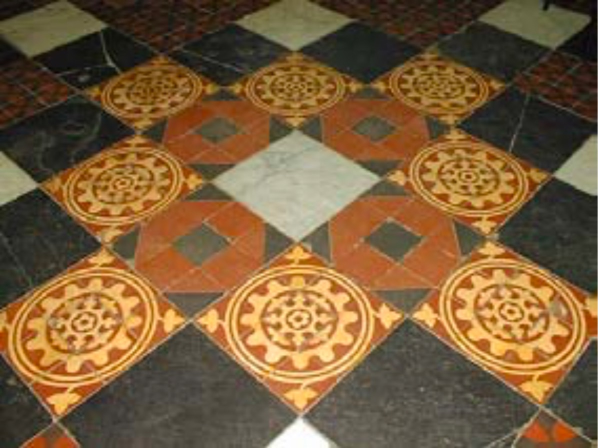
#> input picture pic/3_1.jpg, 1196 x 896 px (shown at 1/2 size)
$ jupyter execute '03-变换的层次和应用.ipynb'   (shell and % lines are left out)
#> lines starting #> are read from the running program, lines starting #| are printed output that depends on the picture; after the words box and inside, x2 and y2 are one past the last pixel; in counts of white or black regions, pixels touching at a corner belong together
# 第3章 变换的层次和应用

[cell 1]
import numpy as np
from matplotlib import pyplot as plt
import cv2
import os

本节将从最一般的射影变换（单应变换）开始，介绍不同层次的变换。从一般到特殊，变换的层次依次为射影变换（Projective transform），仿射变换（Affine transform），相似变换（Similarity transform）， 欧式变换（Euclidean transform）。

由前面我们已经知道，最一般的射影变换$H$是一个$3×3$的矩阵。通过特殊化矩阵$H$的形式，可以得到不同层次的变换。原书中的下表总结了各种变换矩阵的形式。其中，$A=[a_{ij}]$是2×2的可逆矩阵，$R=[r_{ij}]$是2D旋转矩阵，$t=(t_x, t_y)^T$是2D平移矢量。仿射变换（6自由度）介于相似变换（4自由度）和射影变换（8自由度）之间。（**注意，这里列表中是点的变换，即$x'=Hx$,要实现线方程$l$的变换，因为$l^Tx=0$，变换后点仍在线上，有$l'^T Hx=0$，有$l'^TH=l^T$，所以有$l'=H^{-T}l$**.）

<font color=#A9A9A9 size=2><center>变换的层次 </center></font>

书中提供的实例能帮助直观理解不同的变换。图a是欧式或者相似变换，也就是日常所说的『旋转』『缩放』操作。图b是仿射变换，园被映射为了椭圆，地砖的直角也不再是90度。图c是射影变换，出现了平时摄影作品中的『近大远小』，平行线汇聚（***无穷远点被映射成了有限点***！这点很重要）。

<font color=#A9A9A9 size=2><center>变换层次的实例 </center></font>

### 不变量
***不变量***是在某种变换之下保持不变的元素。上面的表格『不变性质』列举了各种变换下的不变量。其中一些不变量是容易理解的，比如旋转变化下（欧式）物体的面积，角度都不会发生变化。其中的，**交比**，**无穷远性质**和**虚圆点**比较难理解。
不变量在多视几何中有重要的应用，下面分别介绍一些不变量。

### 交比
交比是在射影变换下的不变量。参考下图，交比的定义为：$Cross(A,B,C,D)=\frac{AC}{AD}:\frac{BC}{BD}$.交比不变即是指的在射影变换下
$$\frac{AC}{AD}:\frac{BC}{BD} = \frac{A'C'}{A'D'}:\frac{B'C'}{B'D'}$$

<font color=#A9A9A9 size=2><center>Robotics: Perception from Coursera </center></font>
利用交比，可以通过图像中已知长度的元素，实现其他位置的测距。下面考察一个利用交比不变性确定无穷远线的例子。如下图所示有
$$\frac{A'C'}{A'D'}:\frac{B'C'}{B'D'}=\frac{AC}{AD}:\frac{BC}{BD}$$
因为$D$点为无穷远点，所以有
$$\frac{A'C'}{A'D'}:\frac{B'C'}{B'D'}=\frac{AC}{BC} = 2$$
带入$A',B',C'$的像素坐标，即可得到求的$D'$的像素坐标；同样的方法能够求的另外一个方向的无穷远点，连接两个无穷远点即得到无穷远线。不借助任何平行线，也没有利用相机的内外参，仅仅利用图像中的一些几何信息，我们就得到了图像中的无穷远线。

<font color=#A9A9A9 size=2><center>利用交比找无穷远线 </center></font>

### 无穷远线
无穷远线（或者点）是在仿射变换下的不变量。从上面的地砖的例子可以直观感受到，仿射变换带来的是一种『压扁』的效果，平行线仍然保持平行，不会有交点。从数学上也能简单地说明这一点。无穷远点$(x_1,x_2,0)^T$乘以一个仿射矩阵$\left[ \begin{array} {cc}
A, t\\
{\bf0}, 1\\
\end{array} \right]$,因为仿射矩阵最后一行为$(0,0,1)$,所以点坐标最后一维仍为0，是一个无穷远点。相应的，无穷远点所在的无穷远线也保持不变。
由此可知，一旦辨认出了射影变换下的无穷远线${\bf{l_\infty}}=(0,0,1)^T$的位置，将其变换回无穷远处，即可恢复到仿射结构，即图像和最初的原图只相差一个仿射变换。

**例：对图像进行射影矫正（只差一个仿射变换）**

下面用具体的例子说明如何进行射影矫正使得图像和原图只差一个仿射变换。假设已经求得射影变换下的无穷远线的像为$l=(l_1,l_2,l_3)$，那么一个能把$(0,0,1)$映射到该像的变换是
$$\left[ \begin{array} {c}
l_1\\
l_2\\
l_3\\
\end{array} \right]=\left[ \begin{array} {ccc}
1& 0& l_1\\
0& 1& l_2\\
0& 0& l_3\\
\end{array} \right]\left[ \begin{array} {c}
0\\
0\\
1\\
\end{array} \right]$$
该变换矩阵$H$实现了无穷远线从仿射变换到射影变换，相应的$H^{-1}$实现从射影变换恢复到仿射结构（即平行线恢复平行而不是相交）。要实现图像的矫正，要应用点的变换，变换矩阵为$(H^{-1})^{-T}$，即$H^T$.需要说明的是，这里的变换$H$并不是唯一的，任何一个$H_AH^T$都能恢复到仿射变换（$H_A$是仍任意仿射变换）。用例子中的图片从直观上理解，只要将标语恢复为任何形式的『平行四边形』均可实现射影矫正。

[cell 2]
img = cv2.imread("./pic/3_1.jpg")
#> img is the input picture: shape (896, 1196, 3); mean B, G, R 58.8, 93.7, 122.9
A = np.array([602, 830, 1])
B = np.array([1105, 349, 1])
C = np.array([590, 98, 1])
D = np.array([75, 370, 1])
points = [A,B,C,D]
for p in points:
    cv2.circle(img, (int(p[0]), int(p[1])), 10, (0,0,255), -1)
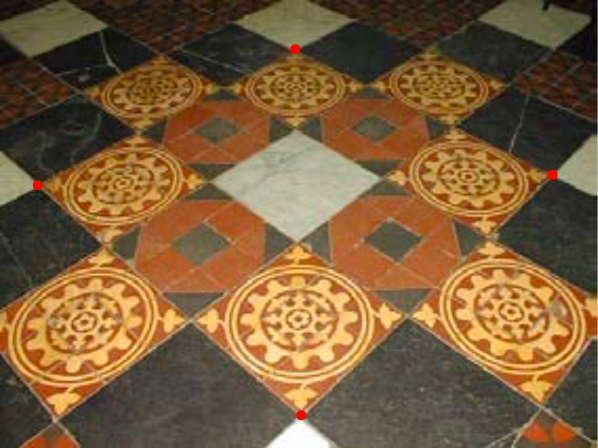
#> img: shape (896, 1196, 3) (shown at 1/2 size); 0.12% of pixels changed, all inside (x1, y1, x2, y2) = (65, 88, 1116, 841)
plt.figure(figsize=(10,10))
plt.imshow(img[:,:,::-1])

[cell 3]
# 求两个组平行线诱导的无穷远点
l11 = np.cross(A, B)
l12 = np.cross(C, D)
vanish_point1 = np.cross(l11, l12)
vanish_point1 = vanish_point1 / vanish_point1[2]
l21 = np.cross(A, D)
l22 = np.cross(C, B)
vanish_point2 = np.cross(l21, l22)
vanish_point2 = vanish_point2 / vanish_point2[2]
#求无穷远线
vanish_line = np.cross(vanish_point1, vanish_point2)
vanish_line = vanish_line / vanish_line[2]

#一个能使图像中的无穷远线映射回（0，0，1）T的变换是
H = np.array([[1, 0, 0],
              [0, 1, 0],
              [vanish_line[0], vanish_line[1], vanish_line[2]]])
#缩放图片加速
scale = 5
rectify_img = np.zeros([int(img.shape[0] / scale), int(img.shape[1] / scale),3],np.uint8)
w = img.shape[1]
h = img.shape[0]
for i in range(0, rectify_img.shape[0], 1):
        for j in range(0, rectify_img.shape[1], 1):
            p = np.array([j * scale, i * scale, 1])
            p_rectify = np.linalg.inv(H).dot(p)
            p_rectify = p_rectify / p_rectify[2]
            if int(p_rectify[1]) > 0 and \
             int(p_rectify[1]) < h and \
             int(p_rectify[0]) > 0 and \
             int(p_rectify[0]) < w:
                rectify_img[i][j] = img[int(p_rectify[1])][int(p_rectify[0])]
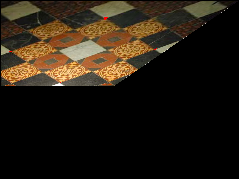
#> rectify_img: shape (179, 239, 3); mean B, G, R 17.3, 28, 36.4
plt.figure(figsize=(12,12))
plt.imshow(rectify_img[:,:,::-1])

### 虚圆点(circular points)
虚圆点是在相似变换下的不变量，坐标为$(1,i,0)^T$和$(1,-i,0)^T$.

通过具体的说明来理解虚圆点。圆是一种常见的二次曲线，两个圆相交于两个交点。在相似变换下，圆仍然是一个圆（也许半径会发生变化），所以两个圆仍然相交于两个交点。当仿射变换作用于图像时，圆变为椭圆，两个椭圆会产生四个交点。说明两个圆本身应该有4个交点，多出来的两个交点正是『虚圆点』，而这两个虚圆点在相似变换的空间只是不那么"显式可见"。由圆的方程
$$(x-aw)^2 + (y-bw)^2 = r^2w^2$$
可知，任意两个圆除了能通过联立方程求出两个实数域的交点之外，还有两个点$(1,i,0)^T$和$(1,-i,0)^T$是所有圆都会经过的点，也就是两个圆的另外两个交点。它们最后一维度的坐标是0，也是在无穷远处的点。

我们用前面矫正射影变换的仿射不变量来类比一下。仿射变换（相似变换）下平行线（两个圆）的"不可见"交点无穷远点（虚圆点），通过射影变换（仿射变换）使得平行线相交（圆变成椭圆），无穷远点（虚圆点）能够在图像上被辩识。

与虚圆点对应的二次曲线叫做**对偶二次曲线**，方程为
$${\bf{C^*_\infty}}=\left[ \begin{array} {ccc}
1,0,0\\
0,1,0\\
0,0,0\\
\end{array} \right]$$
能够证明，对偶二次曲线相似变换下保持不变。下面介绍一个恢复到欧式变换的例子。

**例：恢复图像度量性质（只差一个相似变换）**

在欧式空间下，直线$l=(l_1,l_2,l_3)^T$和$m=(m_1,m_2,m_3)^T$的夹角为
$$cos{\theta} = \frac{l_1m_1+l_2m_2}{\sqrt{(l_1^2 +l_2^2)(m_1^2+m_2^2)}}$$
通过引入对偶二次曲线，在射影空间下的夹角可以写作
$$cos{\theta} = \frac{\bf{l^TC^*_\infty m}}{\sqrt{(\bf{l^TC^*_\infty l})(\bf m^TC^*_\infty m)}}$$
容易证明，上式在射影变换下是不变的。（带入在点的变换$x^{'}=Hx$下, 线变换$l^{'}=H^{-T}l$，二次曲线变换$C^{*'}=HC^*H^T$即可）。也就是说，如果直线$l$和$m$正交，则有
$$\bf{l^TC^*_\infty m}=0$$
经过射影变换后，仍然有
$$\bf{l^{'T} C^*_\infty m^{'}}=0$$
利用这个性质，我们就能在图象上辨认出对偶二次曲线的像，将其变换回对偶二次曲线方程的变换，就能使得图像恢复度量性质。
对于平面上的每一组互相垂直的直线，都能提供一组约束。使用和第一章同样的方法，就能求的像的二次曲线方程。

[cell 4]
img = cv2.imread("./pic/3_1.jpg")
A = np.array([602, 830, 1])
B = np.array([1105, 349, 1])
C = np.array([590, 98, 1])
D = np.array([75, 370, 1])
E = np.array([422, 365, 1])
F = np.array([381, 640, 1])
G = np.array([594, 482, 1])
H = np.array([766, 355, 1])
I = np.array([592, 254, 1])
points = [A,B,C,D,E,F,G,H,I]
text = ["A","B","C","D","E","F","G","H","I"]
for index,p in enumerate(points):
    cv2.circle(img, (int(p[0]), int(p[1])), 10, (0,0,255), -1)
    cv2.putText(img, text[index],(int(p[0]), int(p[1])), cv2.FONT_HERSHEY_SIMPLEX, 2, (0,255,255), 3)
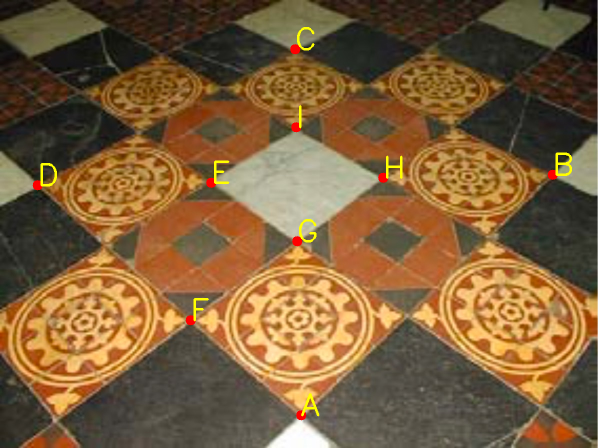
#> img: shape (896, 1196, 3) (shown at 1/2 size); 0.68% of pixels changed, all inside (x1, y1, x2, y2) = (65, 54, 1144, 841)
plt.figure(figsize=(10,10))
plt.imshow(img[:,:,::-1])

[cell 5]
from numpy.linalg import svd
l1 = np.cross(A, D)
l2 = np.cross(C, D)
l3 = np.cross(C, B)
l4 = np.cross(A, B)
l5 = np.cross(E, D)
l6 = np.cross(E, F)
l7 = np.cross(E, G)
l8 = np.cross(G, H)
l9 = np.cross(H, I)
l10 = np.cross(E, I)

#一共5组垂直直线，(l1,l2),(l3,l4),(l5,l6),(l7,l8),(l9,l10)
lines =[(l1,l2),(l3,l4),(l5,l6),(l7,l8),(l9,l10)]
A_ = []
for l in lines:
    constrain = [l[0][0]*l[1][0], \
                 (l[0][0]*l[1][1] + l[0][1]*l[1][0])/2, \
                 l[0][1]*l[1][1], \
                 (l[0][0]*l[1][2] + l[0][2]*l[1][0])/2, \
                 (l[0][1]*l[1][2] + l[0][2]*l[1][1])/2, \
                 l[0][2]*l[1][2]]
    A_.append(constrain)
A_ = np.array(A_)
u, s, vT = np.linalg.svd(A_)
v = vT.T
c = v[:,-1]
#二次曲线在射影图像上的像
C_matrix = np.array([[c[0],  c[1]/2, c[3]/2],
                     [c[1]/2,c[2],   c[4]/2],
                     [c[3]/2,c[4]/2, c[5]]])
U, S, VT = np.linalg.svd(C_matrix)

[cell 6]
#让S变为[1,1,0]的形式
from tqdm import tqdm
scale = np.array([[np.sqrt(1.0/S[0]), 0, 0],
                 [0, np.sqrt(1.0/S[1]), 0],
                 [0, 0, 1]])
H_ = np.array(U).dot(scale)
w = img.shape[1]
h = img.shape[0]
points = []
origin = []
print("计算点的变换...")
for i in tqdm(range(0, img.shape[0], 1)):
        for j in range(0, img.shape[1], 1):
            p = np.array([j, i, 1])
            p_rectify = H_.T.dot(p)#注意二次曲线的变换要转换为点的变换
            p_rectify = p_rectify / p_rectify[2]
            points.append([p_rectify[0], p_rectify[1]])
            origin.append([i,j])
#> after the loop, origin = 1071616 items; points = 1071616 items
points = np.array(points)
#> points = 1071616 pairs, first value -1287.5 to 88.96, second value -1508.4 to 0.00145
min_x = np.min(points)
#> min_x = -1508.4
max_x = np.max(points)
#> max_x = 88.96
rectify_img = np.zeros([int(max_x - min_x + 1), int(max_x - min_x + 1), 3], np.uint8)
for i, p in enumerate(points):
    rectify_img[int(p[1]-min_x)][int(p[0]-min_x)] = img[origin[i][0]][origin[i][1]]
#> this loop made 1071616 passes
#> p on passes 1 to 3: [-0.000165, 0.00145], [-1.01, -0.34], [-2.01, -0.682]
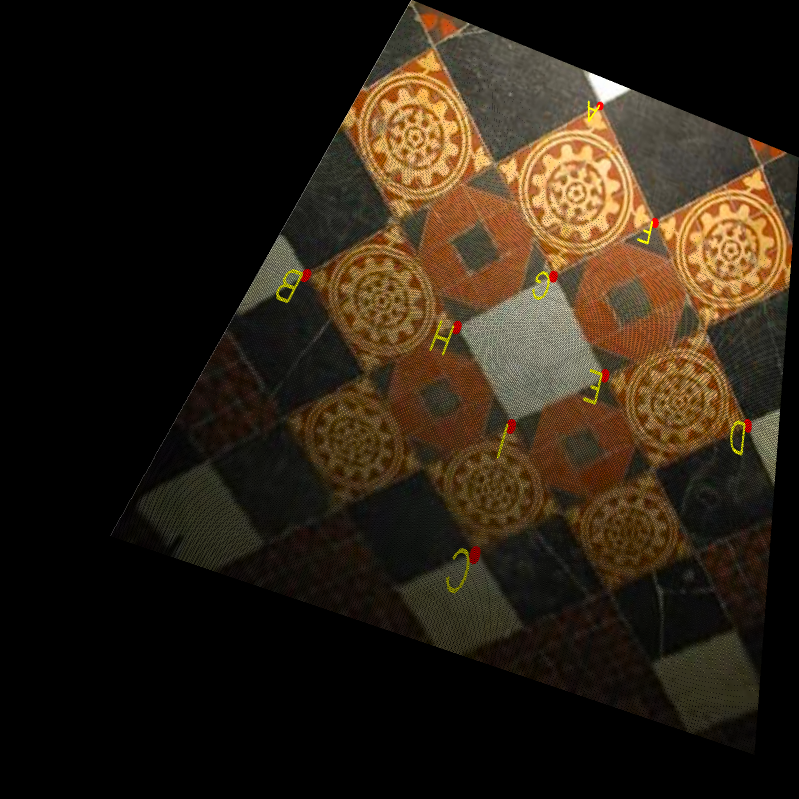
#> rectify_img: shape (1598, 1598, 3) (shown at 1/2 size); mean B, G, R 19.9, 32.5, 42.9
plt.figure(figsize=(12,12))
plt.imshow(rectify_img[:,:,::-1])

$ run again, with pic/1_1.jpg copied over pic/3_1.jpg
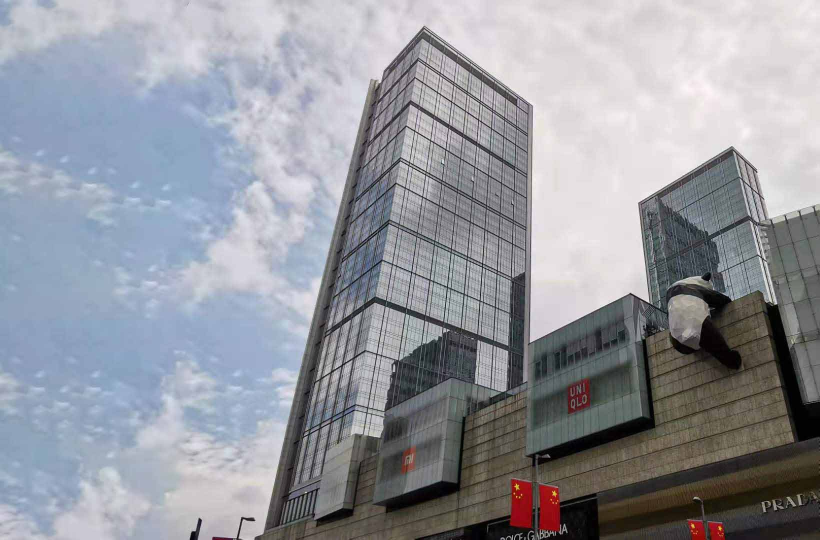
#> input picture pic/1_1.jpg, 1639 x 1080 px (shown at 1/2 size)
#> img is the input picture: shape (1080, 1639, 3); mean B, G, R 158.4, 151, 148.8
#> after the loop `for index,p in enumerate(points):`:
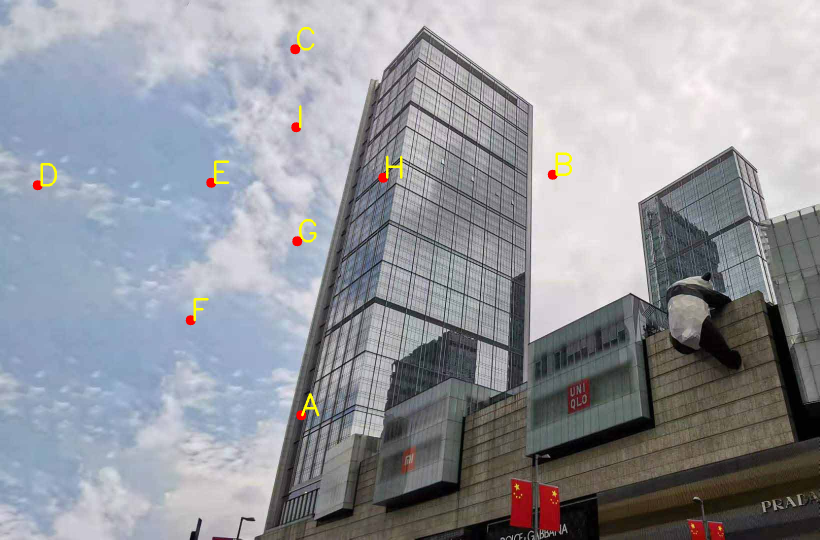
#> img: shape (1080, 1639, 3) (shown at 1/2 size); 0.41% of pixels changed, all inside (x1, y1, x2, y2) = (65, 54, 1144, 841)
#> after the loop `for i in tqdm(range(0, img.shape[0], 1)):`: origin = 1770120 items
#> `points = np.array(points)`: points = 1770120 pairs, first value -1812.3 to 99.5, second value -1747.8 to 0.00145
#> min_x = -1812.3
#> max_x = 99.5
#> the loop `for i, p in enumerate(points):` made 1770120 passes
#> p on passes 1 to 3: [-0.000165, 0.00145], [-1.01, -0.34], [-2.01, -0.682]
#> after the loop `for i, p in enumerate(points):`:
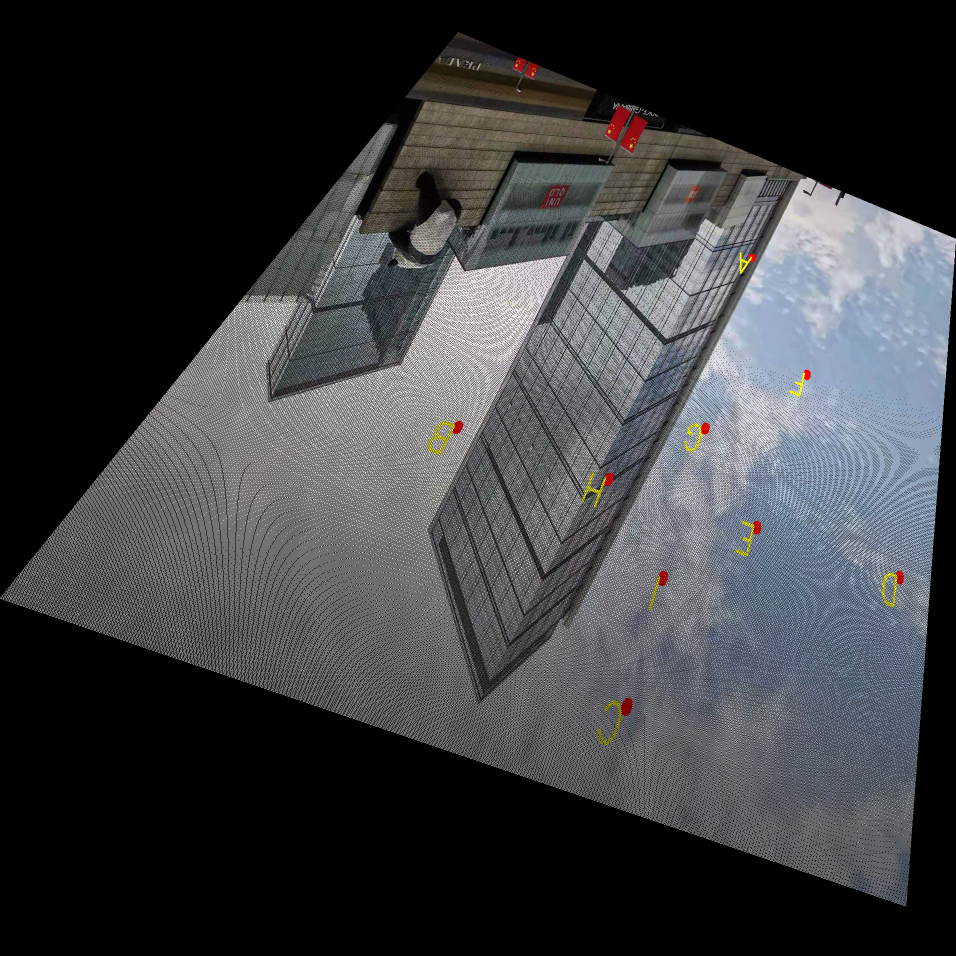
#> rectify_img: shape (1912, 1912, 3) (shown at 1/2 size); mean B, G, R 63.4, 60.7, 60

$ run again, with pic/1_2.jpg copied over pic/3_1.jpg
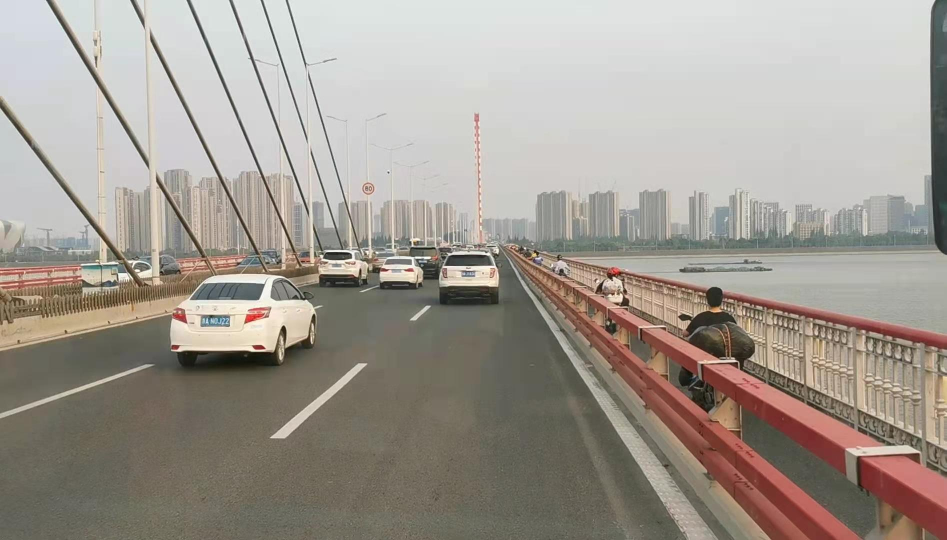
#> input picture pic/1_2.jpg, 1893 x 1080 px (shown at 1/2 size)
#> img is the input picture: shape (1080, 1893, 3); mean B, G, R 145.1, 153.6, 160.7
#> after the loop `for index,p in enumerate(points):`:
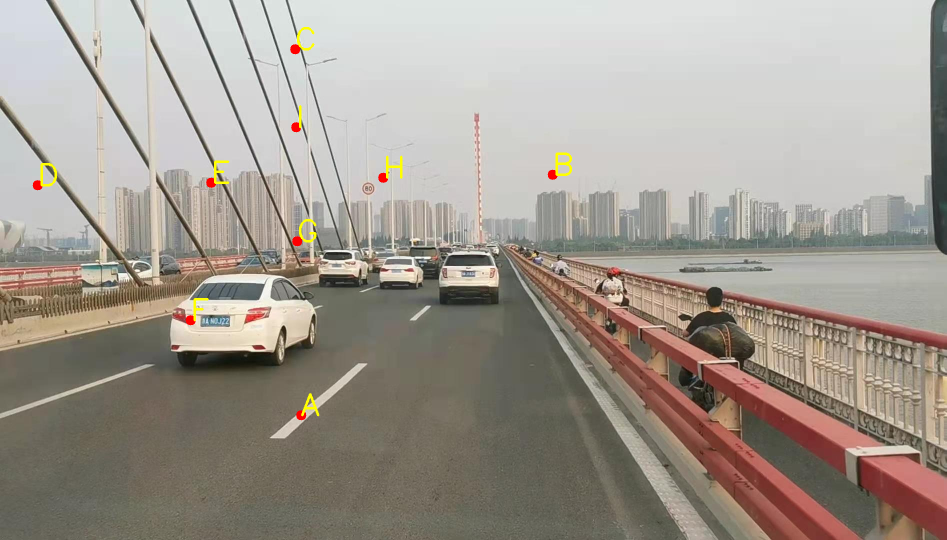
#> img: shape (1080, 1893, 3) (shown at 1/2 size); 0.36% of pixels changed, all inside (x1, y1, x2, y2) = (65, 54, 1144, 841)
#> after the loop `for i in tqdm(range(0, img.shape[0], 1)):`: origin = 2044440 items
#> `points = np.array(points)`: points = 2044440 pairs, first value -2126.1 to 99.5, second value -1816 to 0.00145
#> min_x = -2126.1
#> max_x = 99.5
#> the loop `for i, p in enumerate(points):` made 2044440 passes
#> p on passes 1 to 3: [-0.000165, 0.00145], [-1.01, -0.34], [-2.01, -0.682]
#> after the loop `for i, p in enumerate(points):`:
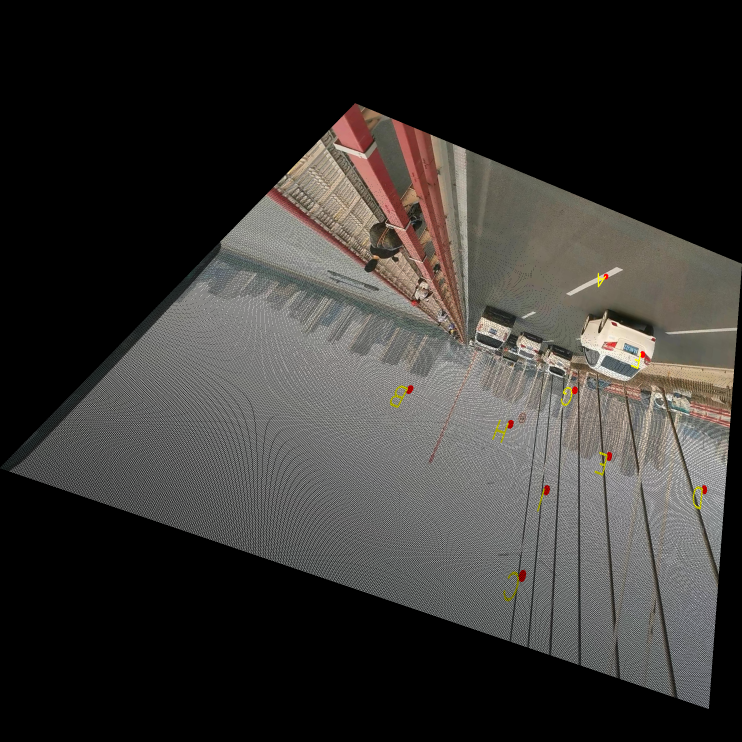
#> rectify_img: shape (2226, 2226, 3) (shown at 1/3 size); mean B, G, R 50.9, 53.6, 55.7
